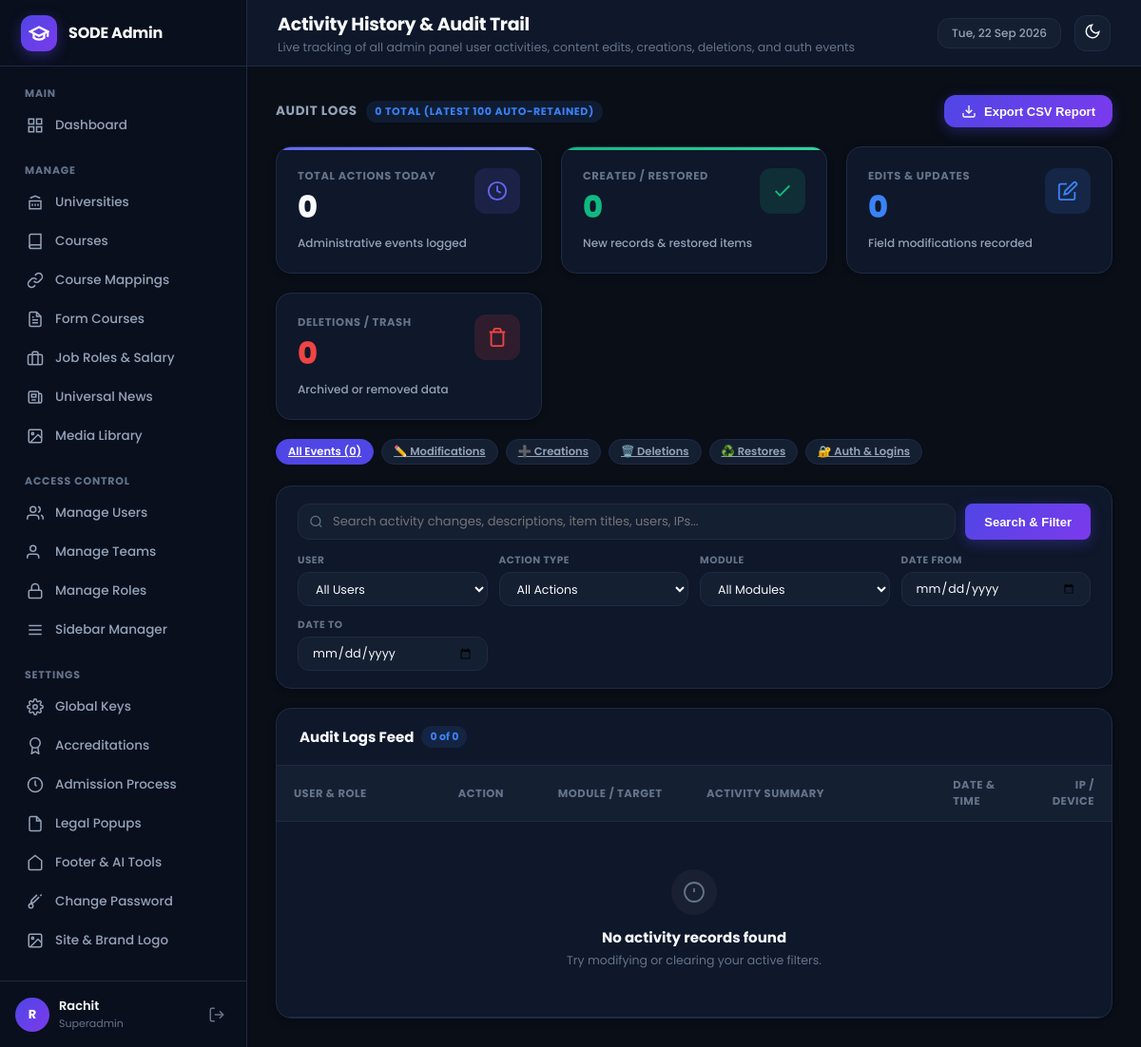
Screenshot of /admin/modules/activity_logs/index.php (signed in) with the database file from the repository.
### tables this page shows
CREATE TABLE IF NOT EXISTS `sidebar_items` (
  `id` INT UNSIGNED AUTO_INCREMENT PRIMARY KEY,
  `display_name` VARCHAR(100) NOT NULL,
  `page_route` VARCHAR(255) NOT NULL,
  `sort_order` INT DEFAULT 0,
  `active_page_key` VARCHAR(100) NOT NULL,
  `rbac_module_key` VARCHAR(100) NOT NULL,
  `menu_section` VARCHAR(100) DEFAULT 'Manage',
  `icon_svg` TEXT NULL,
  `is_superadmin_only` TINYINT(1) DEFAULT 0,
  `is_active` TINYINT(1) DEFAULT 1,
  `created_at` TIMESTAMP DEFAULT CURRENT_TIMESTAMP
);

CREATE TABLE IF NOT EXISTS `users` (
  `id` INT UNSIGNED AUTO_INCREMENT PRIMARY KEY,
  `name` VARCHAR(150) NOT NULL,
  `email` VARCHAR(191) NOT NULL UNIQUE,
  `username` VARCHAR(100) NULL UNIQUE,
  `country_code` VARCHAR(10) DEFAULT '+91',
  `phone` VARCHAR(25) NULL,
  `password_hash` VARCHAR(255) NOT NULL,
  `team_id` INT UNSIGNED NULL,
  `role_id` INT UNSIGNED NULL,
  `is_superadmin` TINYINT(1) DEFAULT 0,
  `is_active` TINYINT(1) DEFAULT 1,
  `created_at` TIMESTAMP DEFAULT CURRENT_TIMESTAMP,
  CONSTRAINT `fk_user_team` FOREIGN KEY (`team_id`) REFERENCES `teams` (`id`) ON DELETE SET NULL,
  CONSTRAINT `fk_user_role` FOREIGN KEY (`role_id`) REFERENCES `roles` (`id`) ON DELETE SET NULL
);

### admin/modules/activity_logs/index.php (the view, shortened to what the rows shown need)
<?php
$active_page_key = 'activity_logs';
$db = get_db_connection();
$all_users = $db->query("SELECT id, name, email, username FROM users ORDER BY name ASC")->fetchAll(PDO::FETCH_ASSOC);
require_once ADMIN_PATH . '/includes/header.php';
?>
<div class="admin-card card-overflow-hidden">
    <div class="table-responsive">
        <table class="admin-table">
            <thead>
                <tr>
                    <th style="width:20%;">User & Role</th>
                    <th style="width:12%;">Action</th>
                    <th style="width:18%;">Module / Target</th>
                    <th style="width:30%;">Activity Summary</th>
                    <th style="width:12%;">Date & Time</th>
                    <th style="width:8%; text-align:right;">IP / Device</th>
                </tr>
            </thead>
        </table>
    </div>
</div>
<?php
require_once ADMIN_PATH . '/includes/footer.php';
?>

### admin/includes/sidebar.php (shortened to what the rows shown need)
<?php
$current_user = get_logged_in_user();
$sidebar_items = get_user_sidebar_items();
$grouped_items = [];
foreach ($sidebar_items as $item) {
    $section = !empty($item['menu_section']) ? strtoupper($item['menu_section']) : 'MANAGE';
    $grouped_items[$section][] = $item;
}
if (empty($active_page_key)) {
    $current_script = str_replace('\\', '/', $_SERVER['SCRIPT_NAME'] ?? $_SERVER['PHP_SELF'] ?? '');
    if (preg_match('#/modules/([^/]+)/#', $current_script, $matches)) {
        $current_page_key = $matches[1];
    } elseif (strpos($current_script, 'dashboard.php') !== false) {
        $current_page_key = 'dashboard';
    } else {
        $current_page_key = '';
    }
} else {
    $current_page_key = $active_page_key;
}
?>
<aside class="app-sidebar" id="app-sidebar">
    <nav class="sidebar-nav">
        <?php foreach ($grouped_items as $section_title => $section_items): ?>
            <div class="nav-section">
                <div class="nav-section-title"><?php echo htmlspecialchars($section_title); ?></div>
                <ul class="nav-list">
                    <?php foreach ($section_items as $item):
                        $route = (strpos($item['page_route'], 'http') === 0) ? $item['page_route'] : BASE_URL . '/' . ltrim($item['page_route'], '/');
                        $is_active = ($current_page_key !== '' && $current_page_key === $item['active_page_key']);
                    ?>
                        <li class="nav-item <?php echo $is_active ? 'active' : ''; ?>">
                            <a href="<?php echo htmlspecialchars($route); ?>">
                                <?php if (!empty($item['icon_svg'])): ?>
                                    <?php echo $item['icon_svg']; ?>
                                <?php else: ?>
                                    <svg width="18" height="18" viewBox="0 0 24 24" fill="none" stroke="currentColor" stroke-width="2"><circle cx="12" cy="12" r="4"></circle></svg>
                                <?php endif; ?>
                                <span><?php echo htmlspecialchars($item['display_name']); ?></span>
                            </a>
                        </li>
                    <?php endforeach; ?>
                </ul>
            </div>
        <?php endforeach; ?>
    </nav>
    <div class="sidebar-user-footer">
        <div class="user-info-wrap">
            <div class="user-avatar">
                <?php echo htmlspecialchars(get_user_initials($current_user['name'])); ?>
            </div>
            <div class="user-details">
                <span class="user-name"><?php echo htmlspecialchars($current_user['name']); ?></span>
                <span class="user-role-badge"><?php echo htmlspecialchars($current_user['role_name']); ?></span>
            </div>
        </div>
    </div>
</aside>

### rows the page displays
sidebar_items: display_name "Dashboard"
sidebar_items: display_name "Universities"
sidebar_items: display_name "Courses"
sidebar_items: display_name "Course Mappings"
sidebar_items: display_name "Form Courses"
sidebar_items: display_name "Job Roles & Salary"
sidebar_items: display_name "Universal News"
sidebar_items: display_name "Media Library"
sidebar_items: display_name "Manage Users"
sidebar_items: display_name "Manage Teams"
sidebar_items: display_name "Manage Roles"
sidebar_items: display_name "Sidebar Manager"
sidebar_items: display_name "Global Keys"
sidebar_items: display_name "Accreditations"
sidebar_items: display_name "Admission Process"
sidebar_items: display_name "Legal Popups"
sidebar_items: display_name "Footer & AI Tools"
sidebar_items: display_name "Change Password"
sidebar_items: display_name "Site & Brand Logo"
users: name "R", name "Rachit"

### other values shown
APP_NAME "SODE Admin"
$section_title "MAIN"
$section_title "MANAGE"
$section_title "ACCESS CONTROL"
$section_title "SETTINGS"
$current_user['role_name'] "Superadmin"
$page_title "Activity History & Audit Trail"
$page_subtitle "Live tracking of all admin panel user activities, content edits, creations, deletions, and auth events"
$total_all_logs "0"
$today_logs "0"
$today_creates "0"
$today_updates "0"
$today_deletes "0"
min($total_records, count($logs)) "0"
$total_records "0"
